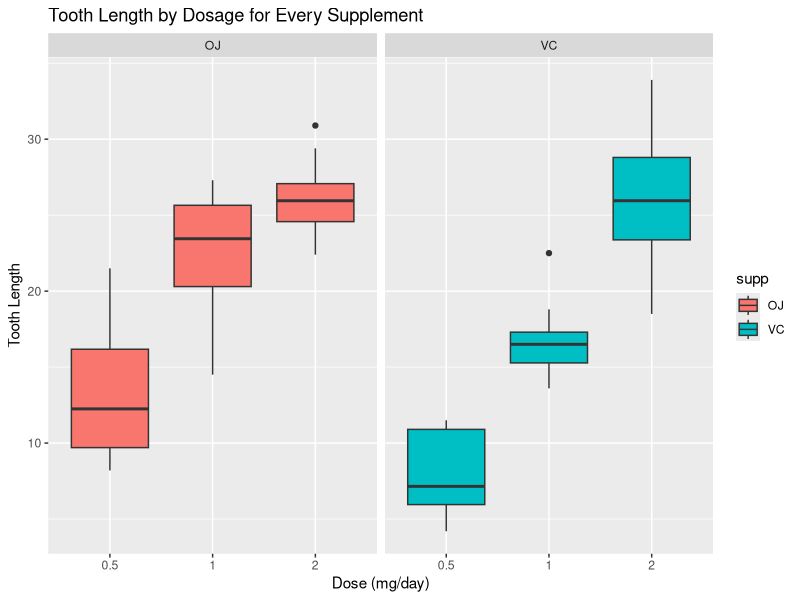

R code for this plot:
## ---- chunk 1
data(ToothGrowth)
## ---- chunk 2
str(ToothGrowth)
summary(ToothGrowth)

library(ggplot2)
g <- ggplot(ToothGrowth, aes(x = factor(dose), y = len))
g <- g + facet_grid(.~supp)
g <- g + geom_boxplot(aes(fill = supp))
g <- g + labs(title = "Tooth Length by Dosage for Every Supplement")
g <- g + labs(x = "Dose (mg/day)", y = "Tooth Length")
print(g)
## ---- chunk 3
# Comparison by delivery method for the same dosage
t05 <- subset(ToothGrowth, dose == "0.5")
t1 <- subset(ToothGrowth, dose == "1")
t2 <- subset(ToothGrowth, dose == "2")

## Testing Dose wise
t05 <- t.test(len ~ supp, data = t05)
t1 <- t.test(len ~ supp, data = t1)
t2 <- t.test(len ~ supp, data = t2)

summaryBYsupp <- data.frame(
      "p-value" = c(t05$p.value, t1$p.value, t2$p.value),
      "Conf.Low" = c(t05$conf.int[1],t1$conf.int[1], t2$conf.int[1]),
      "Conf.High" = c(t05$conf.int[2],t1$conf.int[2], t2$conf.int[2]),
      row.names = c("Dosage .05","Dosage 1","Dosage 2"))

# Show the data table 
print("Dosage .05 :")
print(paste("    p-value :", t05$p.value))
print(paste("    Conf.Low :", t05$conf.int[1]))
print(paste("    Conf.High :", t05$conf.int[2]))

print("Dosage 1 :")
print(paste("    p-value :", t1$p.value))
print(paste("    Conf.Low :", t1$conf.int[1]))
print(paste("    Conf.High :", t1$conf.int[2]))

print("Dosage 2 :")
print(paste("    p-value :", t2$p.value))
print(paste("    Conf.Low :", t2$conf.int[1]))
print(paste("    Conf.High :", t2$conf.int[2]))

